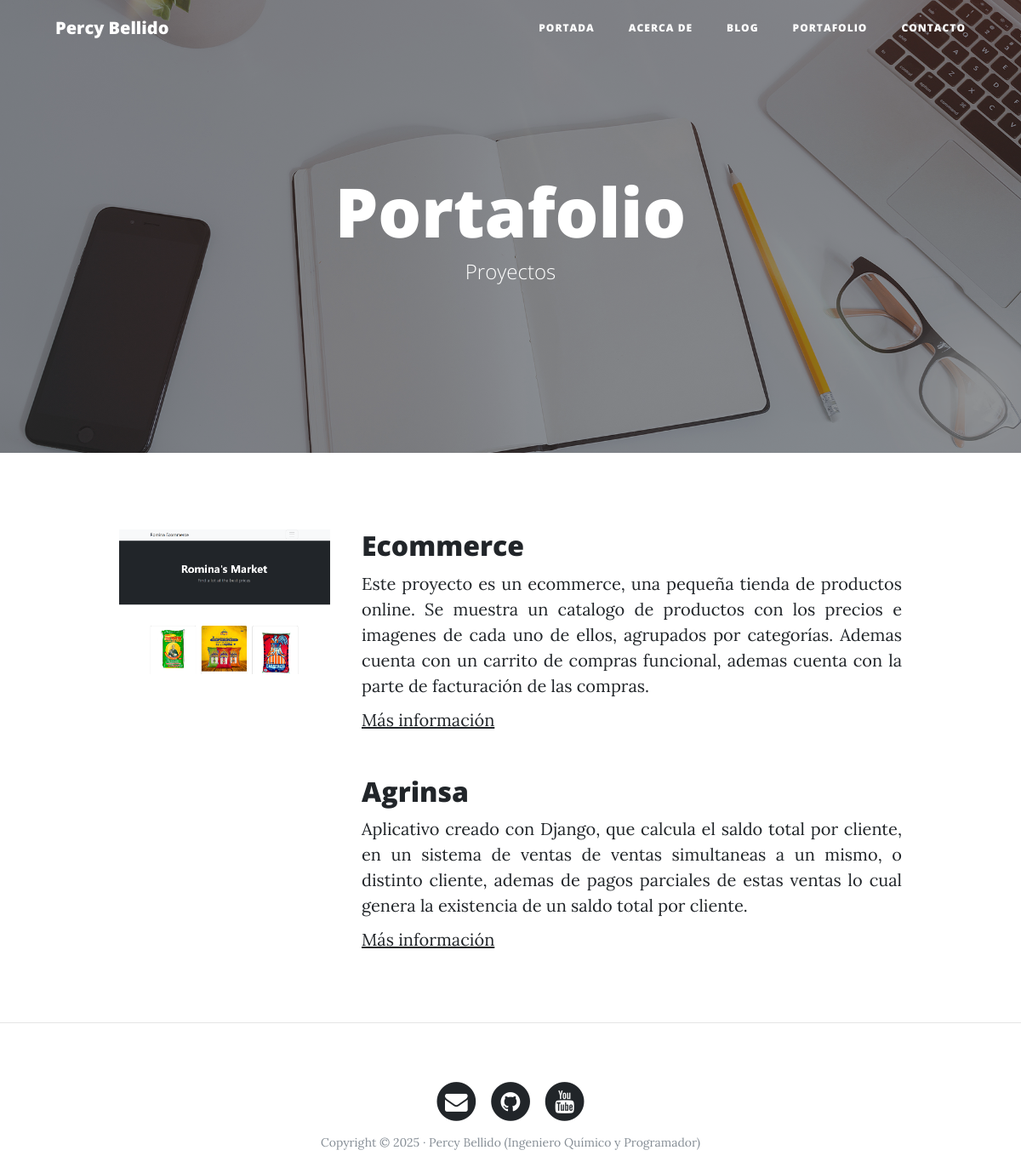
Screenshot of /portfolio/portfolio/ with the database file from the repository.
### portfolio/models.py (models this page shows, shortened)
class Project(models.Model):
    title= models.CharField(max_length=100, verbose_name="Titulo")
    description=RichTextField(verbose_name="Descripción")
    image=models.ImageField(verbose_name="Imagen", upload_to="projects")
    link=models.URLField(verbose_name="Direccion Web", null=True, blank=True)
    created=models.DateTimeField(auto_now_add=True, verbose_name="Fecha de creacion")
    updated=models.DateTimeField(auto_now=True, verbose_name="Fecha de edicion")
    class Meta:
        verbose_name="proyecto"
        verbose_name_plural="proyectos"
        ordering=["-created"]

### portfolio/views.py (the view)
# urls.py: path('portfolio/', views.portfolio, name="portfolio"),
def portfolio(request):
    projects=Project.objects.all()
    return render(request, "portfolio/portfolio.html", {'projects':projects})

### social/processors.py (called while the page is built)
def ctx_dict(request):
    ctx={}
    links=Link.objects.all()
    for link in links:
        ctx[link.key]=link.url
    return ctx

### portfolio/templates/portfolio/portfolio.html (shortened to what this page needs)
{% extends 'core/base.html' %}
{% block background %}{% load static %}{% static 'core/img/portfolio-bg.jpg' %}{% endblock %}
{% block headers %}
<h1>Portafolio</h1>
<span class="subheading">Proyectos</span>
{% endblock %}
{% block content %}
{% for project in projects %}
    <div class="row project">
        <div class="col-lg-3 col-md-4 mb-4 offset-lg-1">
            <img class="img-fluid" src="{{project.image.url}}" alt="">
        </div>
        <div class="col-lg-7 col-md-8">
            <h2 class="section-heading-lower">{{project.title}}</h2>
            <p>{{project.description|safe}}</p>
            {% if project.link %}
                <p><a href="{{project.link}}">Más información</a></p>
            {% endif %}
        </div>
    </div>
{% endfor %}
{% endblock %}

### rows the page displays
Project: image (picture), title "Ecommerce", description "Este proyecto es un ecommerce, una pequeña tienda de productos online. Se muestra un catalogo de productos con los precios e imagenes de cada uno de ellos, agrupados por categorías. Ademas cuenta con un carrito de compras funcional, ademas cuenta con la parte de facturación de las compras."
Project: title "Agrinsa", description "Aplicativo creado con Django, que calcula el saldo total por cliente, en un sistema de ventas de ventas simultaneas a un mismo, o distinto cliente, ademas de pagos parciales de estas ventas lo cual genera la existencia de un saldo total por cliente."
